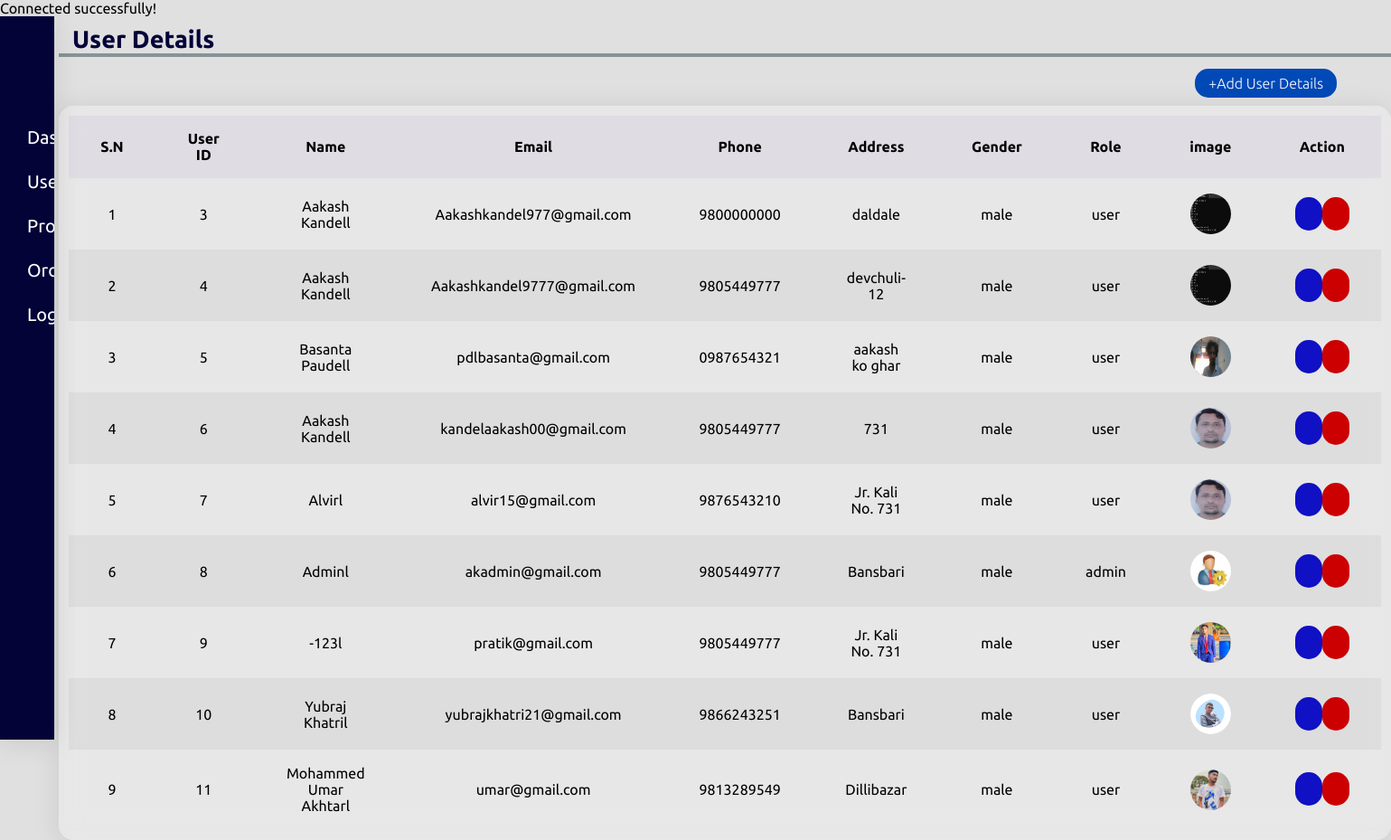
Screenshot of /usermanage.php (signed in) with the database file from the repository.
### tables this page shows
CREATE TABLE `userdetails` (
  `user_id` int(11) NOT NULL,
  `name` varchar(100) NOT NULL,
  `email` varchar(50) NOT NULL,
  `phone` varchar(15) NOT NULL,
  `password` varchar(100) NOT NULL,
  `token` varchar(500) NOT NULL,
  `address` varchar(30) NOT NULL,
  `gender` text NOT NULL,
  `role` varchar(10) NOT NULL,
  `registration_date` varchar(20) NOT NULL,
  `image` varchar(500) NOT NULL
);

### usermanage.php (the view, shortened to what this page needs)
<?php include('php/connector.php') ?>
<!DOCTYPE html>
<html lang="en">
<head>
    <link rel="stylesheet" href="css/usermanage.css">
    <link rel="stylesheet" href="view/app/adminmenu.css">
</head>
<body>
    <div class="adminmain-container" style="max-width:100%;">
        <div class="menudiv"><?php include("view/app/adminmenu.php") ?></div>
        <div class="dashdiv">
            <div class="sellerupper-container">
                <div class="seller-title">
                    <h2>User Details</h2>
                </div>
                <div class="selleraddbutton">
                    <a href="addusermanage.php">+Add User Details</a>
                </div>
            </div>
            <div class="sellermain-container" >
                <main class="table">
                    <section>
                        <table>
                            <thead>
                                <tr>
                                    <th>S.N</th>
                                    <th>User ID</th>
                                    <th>Name</th>
                                    <th>Email</th>
                                    <th>Phone</th>
                                    <th>Address</th>
                                    <th>Gender</th>
                                    <th>Role</th>
                                    <th>image</th>
                                    <th>Action</th>
                                </tr>
                            </thead>
                            <tbody>
                                <?php $sn=1; ?>
                                <?php $sql = "SELECT * FROM userdetails";
                                $result = mysqli_query($con, $sql);
                                while ($data = mysqli_fetch_assoc($result)) {
                                ?>
                                    <tr>
                                        <td><?php echo "$sn" ?></td>
                                        <td><?php echo "$data[user_id]" ?></td>
                                        <td><?php echo "$data[name]" ?>l</td>
                                        <td><?php echo "$data[email]" ?></td>
                                        <td><?php echo "$data[phone]" ?></td>
                                        <td><?php echo "$data[address]" ?></td>
                                        <td><?php echo "$data[gender]" ?></td>
                                        <td><?php echo "$data[role]" ?></td>
                                        <td><img src="<?= $data['image'] ?>"></td>
                                        <td class="actionbutton">
                                            <a class="bedit" href="usermanageedit.php?id=<?php echo "$data[user_id]" ?>"><ion-icon name="create-outline"></ion-icon></a>
                                            <a class="bdelete"  onclick="show(<?php echo $data['user_id']; ?>);"><ion-icon name="trash-outline"></ion-icon></a>
                                        </td>
                                    </tr>
                                    <?php $sn++; ?>
                                <?php } ?>
                            </tbody>
                        </table>
                    </section>
                </main>
            </div>
        </div>
    </div>
    <!DOCTYPE html>
<html>
<head>
</head>
<body>
</body>
</html>
</body>
</html>

### css/usermanage.css (style rules this page uses)
* { margin: 0px; padding: 0px; font-family: 'Barlow', sans-serif; font-family: 'Lato', sans-serif; font-family: 'Roboto', sans-serif; font-family: 'Ubuntu', sans-serif; }
body { background-color: rgba(128, 128, 128, 0.241); }
.seller-title { border-bottom: 4px solid rgba(124, 137, 142, 0.879); padding: 10px 15px 0px 15px; color: rgb(2, 2, 58); font-size: 18px; font-weight: light; }
.selleraddbutton a { background-color: #0049B7; color: white; padding: 7px 15px; border-radius: 15px; text-decoration: none; font-weight: lighter; }
.selleraddbutton { margin-top: 20px; margin-right: 60px; text-align: right; position: sticky; }
.sellermain-container { min-height: 100vh; display: flex; justify-content: center; margin-top: 2vh; }
td img { width: 45px; border-radius: 50%; height: 45px; vertical-align: middle; }
main.table { background: rgba(255, 255, 255, 0.23); border-radius: 16px; box-shadow: 0 4px 30px rgba(0, 0, 0, 0.1); backdrop-filter: blur(13.9px); -webkit-backdrop-filter: blur(13.9px); border: 1px solid rgba(255, 255, 255, 0.01); padding: 10px; }
table, th, td { padding:1rem 2.2rem; text-align: center; border-collapse: collapse; }
table tr { border-bottom: 2px solid rgba(228, 220, 220, 0.081); }
tbody tr:nth-child(even) { background-color: #0000000b; }
thead th { position: stick; top: 0; left: 0; background-color: #d5d1de74; }
.bedit { background-color: rgb(16, 16, 196); text-decoration: none; color: white; font-size: 28px; padding: 3px 15px; border-radius: 15px; text-align: center; }
.bdelete { background-color: #cc0000; text-decoration: none; color: white; font-size: 28px; padding: 3px 15px; border-radius: 15px; text-align: center; }
.adminmain-container { display:flex; max-width: 100%; }
.dashdiv { flex:1; margin-left: 65px; }
.menudiv { position:fixed; z-index: 999; width: 200px; }

### view/app/adminmenu.css (style rules this page uses)
* { margin:0px; padding:0px; font-family: 'Barlow', sans-serif; font-family: 'Lato', sans-serif; font-family: 'Roboto', sans-serif; font-family: 'Ubuntu', sans-serif; }

### rows the page displays
userdetails: user_id "3", name "Aakash Kandel", email "Aakashkandel977@gmail.com", phone "9800000000", address "daldale", gender "male", role "user", image (picture)
userdetails: user_id "4", name "Aakash Kandel", email "Aakashkandel9777@gmail.com", phone "9805449777", address "devchuli-12", gender "male", role "user", image (picture)
userdetails: user_id "5", name "Basanta Paudel", email "pdlbasanta@gmail.com", phone "0987654321", address "aakash ko ghar", gender "male", role "user", image (picture)
userdetails: user_id "6", name "Aakash Kandel", email "kandelaakash00@gmail.com", phone "9805449777", address "731", gender "male", role "user", image (picture)
userdetails: user_id "7", name "Alvir", email "alvir15@gmail.com", phone "9876543210", address "Jr. Kali No. 731", gender "male", role "user", image (picture)
userdetails: user_id "8", name "Admin", email "akadmin@gmail.com", phone "9805449777", address "Bansbari", gender "male", role "admin", image (picture)
userdetails: user_id "9", name "-123", email "pratik@gmail.com", phone "9805449777", address "Jr. Kali No. 731", gender "male", role "user", image (picture)
userdetails: user_id "10", name "Yubraj Khatri", email "yubrajkhatri21@gmail.com", phone "9866243251", address "Bansbari", gender "male", role "user", image (picture)
userdetails: user_id "11", name "Mohammed Umar Akhtar", email "umar@gmail.com", phone "9813289549", address "Dillibazar", gender "male", role "user", image (picture)
